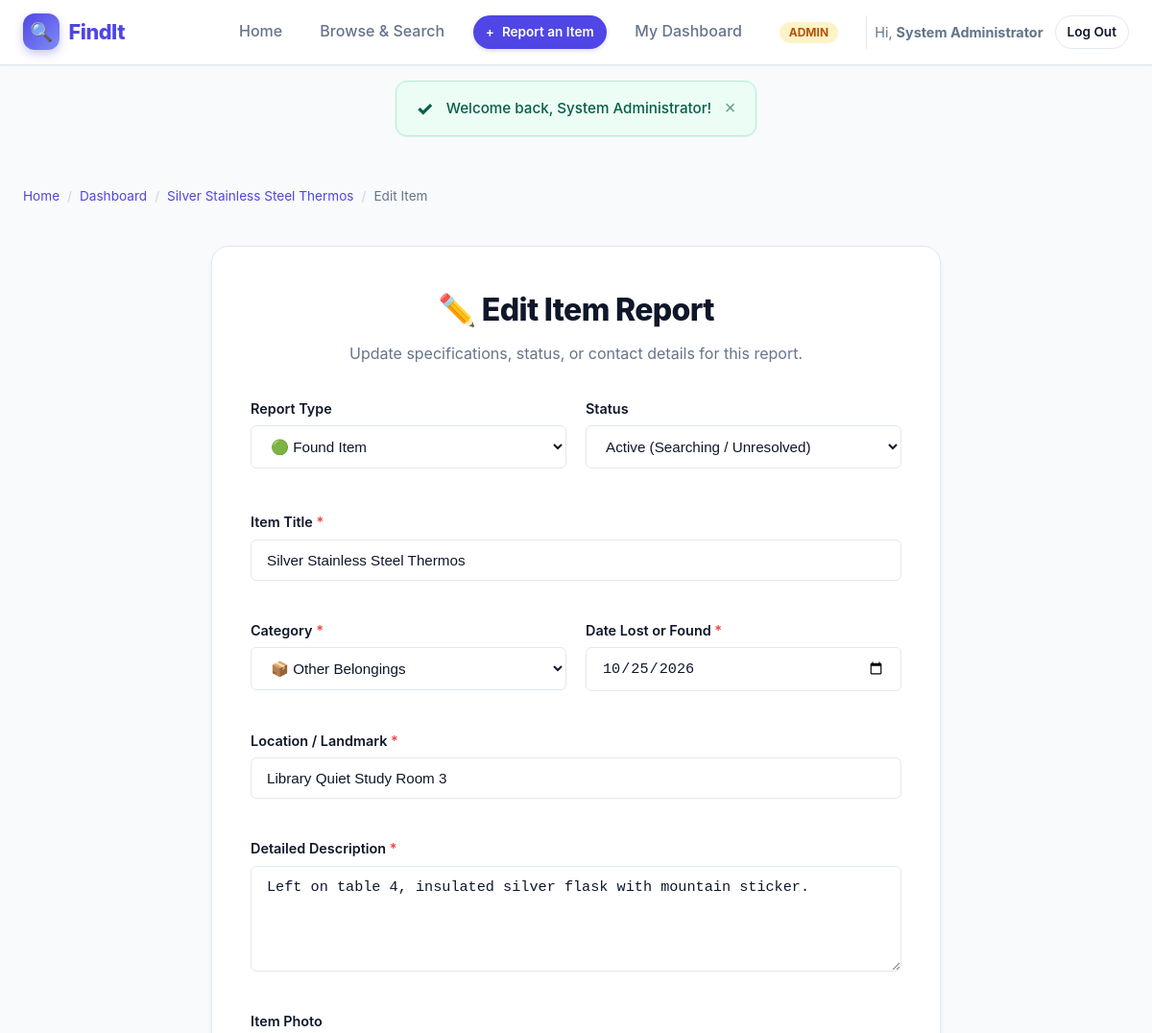
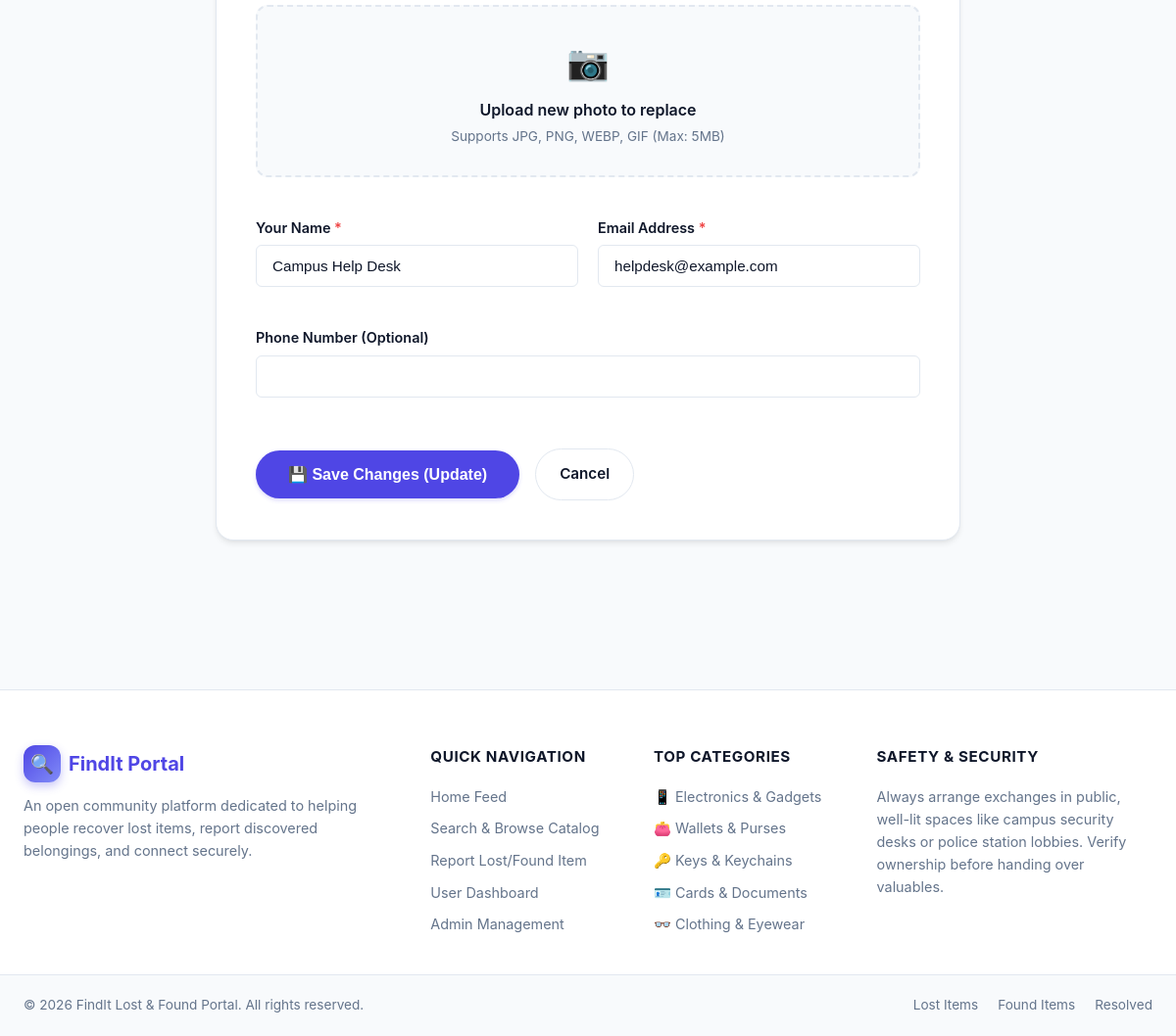
The page /edit_item.php?id=8 (signed in) on the database its author committed (2 pictures, top to bottom).
### tables this page shows
CREATE TABLE items (
            id INTEGER PRIMARY KEY AUTOINCREMENT,
            user_id INTEGER,
            type TEXT NOT NULL,               -- 'lost' or 'found'
            title TEXT NOT NULL,
            category TEXT NOT NULL,
            description TEXT NOT NULL,
            location TEXT NOT NULL,
            item_date TEXT NOT NULL,
            image_path TEXT,
            contact_name TEXT NOT NULL,
            contact_email TEXT NOT NULL,
            contact_phone TEXT,
            status TEXT DEFAULT 'active',     -- 'active', 'claimed', 'returned'
            security_secret TEXT NOT NULL,
            created_at DATETIME DEFAULT CURRENT_TIMESTAMP,
            updated_at DATETIME DEFAULT CURRENT_TIMESTAMP,
            FOREIGN KEY (user_id) REFERENCES users(id) ON DELETE SET NULL
        );

### edit_item.php (the view, shortened to what this page needs)
<?php
require_once __DIR__ . '/includes/header.php';
$pdo = getDbConnection();
$itemId = filter_input(INPUT_GET, 'id', FILTER_VALIDATE_INT);
$stmt = $pdo->prepare("SELECT * FROM items WHERE id = :id");
$stmt->execute([':id' => $itemId]);
$item = $stmt->fetch();
$categories = get_categories();
$errors = [];
$title = $item['title'];
$type = $item['type'];
$category = $item['category'];
$status = $item['status'];
$item_date = $item['item_date'];
$location = $item['location'];
$description = $item['description'];
$contact_name = $item['contact_name'];
$contact_email = $item['contact_email'];
$contact_phone = $item['contact_phone'];
?>
<main class="main-wrapper">
    <div class="breadcrumbs">
        <a href="index.php">Home</a>
        <span class="divider">/</span>
        <a href="dashboard.php">Dashboard</a>
        <span class="divider">/</span>
        <a href="item.php?id=<?= $item['id'] ?>"><?= htmlspecialchars($item['title']) ?></a>
        <span class="divider">/</span>
        <span>Edit Item</span>
    </div>
    <div class="form-container">
        <div class="form-header">
            <h1>✏️ Edit Item Report</h1>
            <p>Update specifications, status, or contact details for this report.</p>
        </div>
        <form action="edit_item.php?id=<?= $itemId ?>" method="POST" enctype="multipart/form-data" class="needs-validation" novalidate>
            <div class="form-grid" style="margin-bottom: 1.5rem;">
                <div class="form-group">
                    <label class="form-label">Report Type</label>
                    <select name="type" class="form-control">
                        <option value="found" <?= ($type === 'found') ? 'selected' : '' ?>>🟢 Found Item</option>
                    </select>
                </div>
                <div class="form-group">
                    <label class="form-label">Status</label>
                    <select name="status" class="form-control">
                        <option value="active" <?= ($status === 'active') ? 'selected' : '' ?>>Active (Searching / Unresolved)</option>
                    </select>
                </div>
            </div>
            <div class="form-grid">
                <div class="form-group full-width">
                    <label class="form-label" for="title">Item Title <span class="required">*</span></label>
                    <input type="text" id="title" name="title" class="form-control <?= isset($errors['title']) ? 'is-invalid' : '' ?>" value="<?= htmlspecialchars($title) ?>" required minlength="3">
                </div>
                <div class="form-group">
                    <label class="form-label" for="category">Category <span class="required">*</span></label>
                    <select id="category" name="category" class="form-control" required>
                        <?php foreach ($categories as $catKey => $catData): ?>
                            <option value="<?= htmlspecialchars($catKey) ?>" <?= ($category === $catKey) ? 'selected' : '' ?>>
                                <?= $catData['icon'] ?> <?= htmlspecialchars($catData['label']) ?>
                            </option>
                        <?php endforeach; ?>
                    </select>
                </div>
                <div class="form-group">
                    <label class="form-label" for="item_date">Date Lost or Found <span class="required">*</span></label>
                    <input type="date" id="item_date" name="item_date" max="<?= date('Y-m-d') ?>" class="form-control" value="<?= htmlspecialchars($item_date) ?>" required>
                </div>
                <div class="form-group full-width">
                    <label class="form-label" for="location">Location / Landmark <span class="required">*</span></label>
                    <input type="text" id="location" name="location" class="form-control" value="<?= htmlspecialchars($location) ?>" required minlength="3">
                </div>
                <div class="form-group full-width">
                    <label class="form-label" for="description">Detailed Description <span class="required">*</span></label>
                    <textarea id="description" name="description" class="form-control" rows="4" required minlength="10"><?= htmlspecialchars($description) ?></textarea>
                </div>
                <div class="form-group full-width">
                    <label class="form-label">Item Photo</label>
                    <div class="file-upload-box">
                        <div class="upload-icon">📷</div>
                        <p style="font-weight: 600; margin-bottom: 0.25rem;">Upload new photo to replace</p>
                        <p style="font-size: 0.85rem; color: var(--text-muted);">Supports JPG, PNG, WEBP, GIF (Max: 5MB)</p>
                    </div>
                </div>
                <div class="form-group">
                    <label class="form-label" for="contact_name">Your Name <span class="required">*</span></label>
                    <input type="text" id="contact_name" name="contact_name" class="form-control" value="<?= htmlspecialchars($contact_name) ?>" required>
                </div>
                <div class="form-group">
                    <label class="form-label" for="contact_email">Email Address <span class="required">*</span></label>
                    <input type="email" id="contact_email" name="contact_email" class="form-control" value="<?= htmlspecialchars($contact_email) ?>" required>
                </div>
                <div class="form-group full-width">
                    <label class="form-label" for="contact_phone">Phone Number (Optional)</label>
                    <input type="tel" id="contact_phone" name="contact_phone" class="form-control" value="<?= htmlspecialchars($contact_phone) ?>">
                </div>
            </div>
            <div style="margin-top: 2rem; display: flex; gap: 1rem; align-items: center;">
                <button type="submit" class="btn btn-primary" style="padding: 0.85rem 2rem; font-size: 1rem;">
                    💾 Save Changes (Update)
                </button>
                <a href="item.php?id=<?= $itemId ?>" class="btn btn-secondary" style="padding: 0.85rem 1.5rem;">
                    Cancel
                </a>
            </div>
        </form>
    </div>
</main>
<?php require_once __DIR__ . '/includes/footer.php'; ?>

### css/style.css (style rules this page uses)
:root { --primary: #4f46e5; --primary-hover: #4338ca; --primary-light: #eef2ff; --lost-color: #ef4444; --lost-light: #fef2f2; --found-color: #10b981; --found-light: #ecfdf5; --claimed-color: #64748b; --claimed-light: #f1f5f9; --text-main: #0f172a; --text-muted: #64748b; --bg-body: #f8fafc; --bg-card: #ffffff; --border-color: #e2e8f0; --border-focus: #818cf8; --radius-sm: 6px; --radius-md: 12px; --radius-lg: 18px; --radius-full: 9999px; --shadow-sm: 0 1px 2px 0 rgb(0 0 0 / 0.05); --shadow-md: 0 4px 6px -1px rgb(0 0 0 / 0.08), 0 2px 4px -2px rgb(0 0 0 / 0.06); --shadow-lg: 0 10px 15px -3px rgb(0 0 0 / 0.08), 0 4px 6px -4px rgb(0 0 0 / 0.05); --shadow-xl: 0 20px 25px -5px rgb(0 0 0 / 0.1), 0 8px 10px -6px rgb(0 0 0 / 0.08); --transition: all 0.2s cubic-bezier(0.16, 1, 0.3, 1); }
* { box-sizing: border-box; margin: 0; padding: 0; }
body { font-family: -apple-system, BlinkMacSystemFont, "Segoe UI", Roboto, "Helvetica Neue", Arial, sans-serif; background-color: var(--bg-body); color: var(--text-main); line-height: 1.6; min-height: 100vh; display: flex; flex-direction: column; }
a { color: inherit; text-decoration: none; }
.breadcrumbs { display: flex; align-items: center; gap: 0.5rem; font-size: 0.85rem; color: var(--text-muted); margin-bottom: 1.5rem; }
.breadcrumbs a { color: var(--primary); text-decoration: none; }
.breadcrumbs span.divider { color: #cbd5e1; }
.btn { display: inline-flex; align-items: center; justify-content: center; gap: 0.5rem; padding: 0.6rem 1.2rem; border-radius: var(--radius-full); font-weight: 600; font-size: 0.95rem; cursor: pointer; transition: var(--transition); border: 1px solid transparent; outline: none; }
.btn-primary { background-color: var(--primary); color: #ffffff; box-shadow: 0 2px 4px rgba(79, 70, 229, 0.2); }
.btn-secondary { background-color: #ffffff; color: var(--text-main); border-color: var(--border-color); }
.main-wrapper { max-width: 1200px; margin: 2rem auto; padding: 0 1.5rem; flex: 1; width: 100%; }
.form-container { max-width: 760px; margin: 2.5rem auto; background: #ffffff; padding: 2.5rem; border-radius: var(--radius-lg); border: 1px solid var(--border-color); box-shadow: var(--shadow-md); }
.form-header { margin-bottom: 2rem; text-align: center; }
.form-header h1 { font-size: 2rem; font-weight: 800; letter-spacing: -0.02em; margin-bottom: 0.5rem; }
.form-header p { color: var(--text-muted); }
.form-grid { display: grid; grid-template-columns: 1fr 1fr; gap: 1.25rem; }
.form-group { margin-bottom: 1.25rem; display: flex; flex-direction: column; }
.form-group.full-width { grid-column: 1 / -1; }
.form-label { font-size: 0.9rem; font-weight: 600; margin-bottom: 0.4rem; color: var(--text-main); }
.form-label span.required { color: var(--lost-color); }
.form-control { width: 100%; padding: 0.75rem 1rem; border-radius: var(--radius-sm); border: 1px solid var(--border-color); background-color: #ffffff; font-size: 0.95rem; color: var(--text-main); outline: none; transition: var(--transition); }
textarea.form-control { min-height: 110px; resize: vertical; }
.file-upload-box { border: 2px dashed var(--border-color); padding: 1.75rem; border-radius: var(--radius-md); text-align: center; background-color: #f8fafc; cursor: pointer; transition: var(--transition); position: relative; }
.upload-icon { font-size: 2.2rem; color: var(--primary); margin-bottom: 0.5rem; }

### rows shown on the page
items: title "Silver Stainless Steel Thermos", type "🟢 Found Item", status "Active (Searching / Unresolved)", category "📦 Other Belongings", item_date "10/25/2026", location "Library Quiet Study Room 3", description "Left on table 4, insulated silver flask with mountain sticker.", contact_name "Campus Help Desk", contact_email "helpdesk@example.com"

### other values the page prints
$user['name'] "System Administrator"
$icon "✓"
$msg "Welcome back, System Administrator!"
$cat['icon'] "📱"
$cat['label'] "Electronics & Gadgets"
$cat['icon'] "👛"
$cat['label'] "Wallets & Purses"
$cat['icon'] "🔑"
$cat['label'] "Keys & Keychains"
$cat['icon'] "🪪"
$cat['label'] "Cards & Documents"
$cat['icon'] "👓"
$cat['label'] "Clothing & Eyewear"
